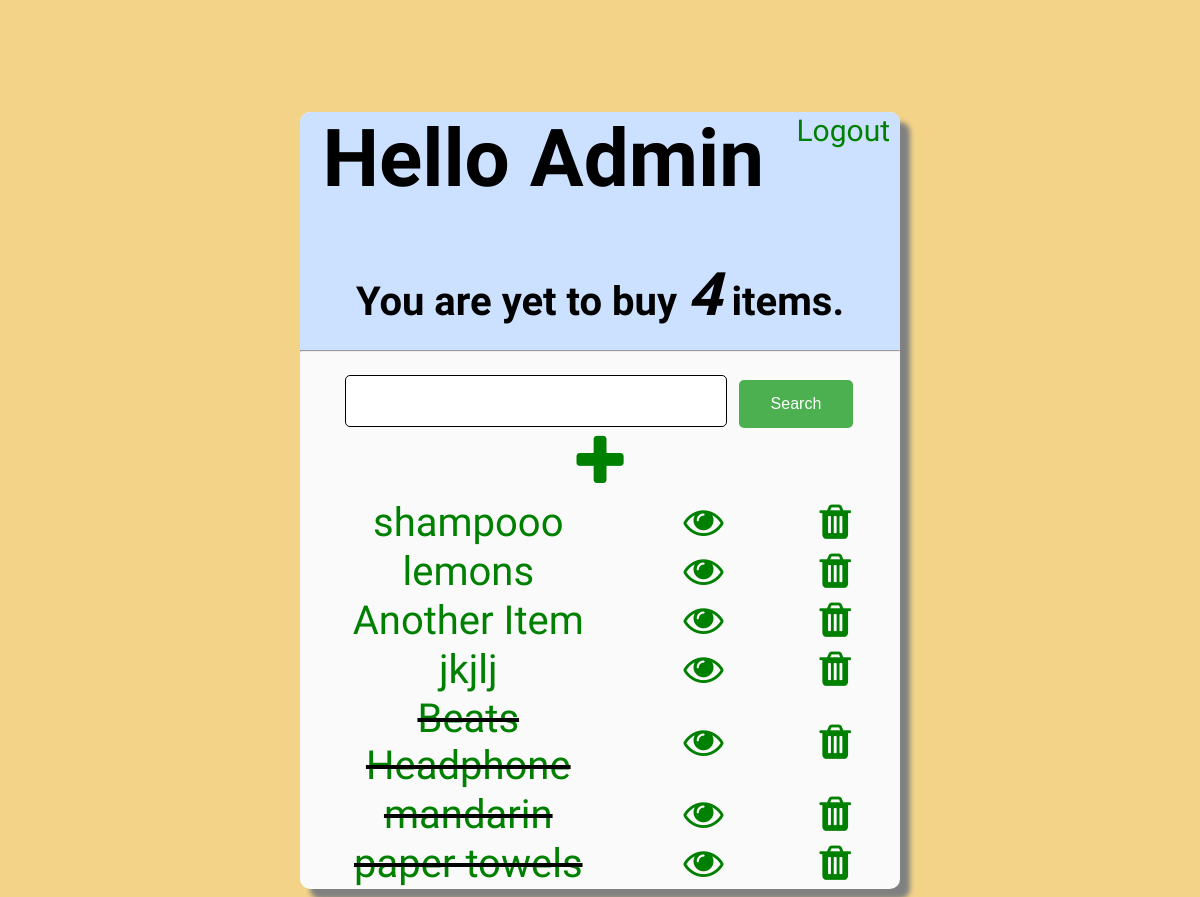
The app's page / (signed in) with its own data.
### base/models.py (models this page shows, shortened)
class Item(models.Model):
    user = models.ForeignKey(User, on_delete=models.CASCADE, null = True, blank = True)
    item_name = models.CharField(max_length = 300)
    description = models.TextField(null=True, blank=True)
    purchased = models.BooleanField(default=False)
    created = models.DateTimeField(auto_now_add = True)
    class Meta:
        ordering = ['purchased', 'created']

### base/views.py (the view)
# urls.py: path('', ItemList.as_view(), name = 'items'),
class ItemList(LoginRequiredMixin, ListView):
    model = Item
    context_object_name = 'items'
    def get_context_data(self, **kwargs):
        context = super().get_context_data(**kwargs)
        context['items'] = context['items'].filter(user=self.request.user) #give access to personal data only
        context['count'] = context['items'].filter(purchased = False).count() #provides count of unpurchased items.
        search_input = self.request.GET.get('search-area') or ''
        if search_input:
            context['items'] = context['items'].filter(
                item_name__icontains = search_input
            )
        context['search_input'] = search_input
        return context

### base/templates/base/item_list.html
{% extends 'base/main.html' %}
{% block content %}
<div class="header-bar">
  {% if request.user.is_authenticated %}
  <a id = "logout" href="{% url 'logout' %}">Logout</a>
  {% else %}
  <a href="{% url 'login' %}">Login</a>
  {% endif %}
  <div>
    <h1>Hello {{request.user|title}}</h1>
    <h4 style="margin:0">You are yet to buy <i style="font-size:150%">{{count}}</i> item{{count|pluralize:"s"}}. </h4>
  </div>
  <hr>
</div>
    <form method="get">
      <input class = "boxa" type="text" name="search-area" value="{{search_input}}">
      <input class="button" type="submit" value="Search">
    </form>
    <a href="{% url 'item-create' %}"><i style="font-size:150%" class="fa fa-plus" aria-hidden="true"></i></a>
    <table>
      <tr>
        <th></th>
        <th></th>
        <th></th>
        <th></th>
        <th></th>
        <th></th>
        <th></th>
      </tr>
      {% for item in items %}
      <tr>
        {% if item.purchased %}
          <td style="text-decoration:line-through"><a href="{% url 'item-update' item.id %}">{{item.item_name}}</a></td>
        {% else %}
          <td><a href="{% url 'item-update' item.id %}">{{item.item_name}}</a></td>
        {% endif %}
        <td></td>
        <td><a href="{% url 'item' item.id %}"><i class="fa fa-eye"></i></a></td>
        <td></td>
        <td></td>
        <td ><a href="{% url 'item-delete' item.id %}"><i class="fa fa-trash"></i></a></td>
        <td></td>
      </tr>
      {% empty %}
        <h3>No items in list</h3>
      {% endfor %}
    </table>
  {% endblock content %}

### base/templates/base/main.html (style rules this page uses)
body { background-color: #F2D388; font-family: 'Oooh Baby', cursive; font-size: 250%; padding-top: 50px; }
.header-bar { background-color: #cce0ff; border-top-left-radius: 10px; border-top-right-radius: 10px; }
input[type=text], input[type=password], textarea { border: 1px solid; border-radius: 5px; padding: 10px; width: 60%; font-size: 60%; }
#logout { font-size: 75%; float: right; margin: 1px 10px 1px 10px; }
.boxa { height:30px; width: auto; font-size:16pt; }
a:link, a:visited { color: green; }
.button { background-color: #4CAF50; border: none; border-radius: 5px; color: white; padding: 15px 32px; text-align: center; text-decoration: none; display: inline-block; font-size: 16px; margin: 4px 2px; cursor: pointer; }
a { text-decoration: none; }
td { padding: 0 15px; }

### records on screen
Item: item_name "shampooo"
Item: item_name "lemons"
Item: item_name "Another Item"
Item: item_name "jkjlj"
Item: item_name "Beats Headphone"
Item: item_name "mandarin"
Item: item_name "paper towels"

### other values on screen
{{ request.user|title }} "Admin"
{{ count }} "4"
